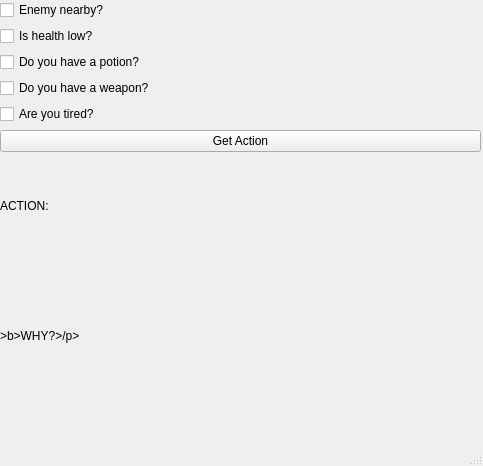
<?xml version="1.0" encoding="UTF-8"?>
<ui version="4.0">
 <class>MainWindow</class>
 <widget class="QMainWindow" name="MainWindow">
  <property name="geometry">
   <rect>
    <x>0</x>
    <y>0</y>
    <width>483</width>
    <height>466</height>
   </rect>
  </property>
  <property name = "minimumSize">
    <size>
        <width>483</width>
        <height>466</height>
    </size>
  </property>
  <property name = "maximumSize">
    <size>
        <width>483</width>
        <height>466</height>
    </size>
  </property>
  <property name="windowTitle">
   <string>MainWindow</string>
  </property>
  <widget class="QWidget" name="centralwidget">
   <widget class="QWidget" name="gridLayoutWidget">
    <property name="geometry">
     <rect>
      <x>0</x>
      <y>0</y>
      <width>481</width>
      <height>411</height>
     </rect>
    </property>
    <layout class="QGridLayout" name="gridLayout">
     <item row="1" column="0">
      <widget class="QCheckBox" name="checkHealth">
       <property name="text">
        <string>Is health low?</string>
       </property>
      </widget>
     </item>
     <item row="4" column="0">
      <widget class="QCheckBox" name="checkTired">
       <property name="text">
        <string>Are you tired?</string>
       </property>
      </widget>
     </item>
     <item row="3" column="0">
      <widget class="QCheckBox" name="checkWeapon">
       <property name="text">
        <string>Do you have a weapon?</string>
       </property>
      </widget>
     </item>
     <item row="5" column="0">
      <widget class="QPushButton" name="btnDecide">
       <property name="text">
        <string>Get Action</string>
       </property>
      </widget>
     </item>
     <item row="2" column="0">
      <widget class="QCheckBox" name="checkPotion">
       <property name="text">
        <string>Do you have a potion?</string>
       </property>
      </widget>
     </item>
     <item row="0" column="0">
      <widget class="QCheckBox" name="checkEnemy">
       <property name="text">
        <string>Enemy nearby?</string>
       </property>
      </widget>
     </item>
     <item row="6" column="0">
      <layout class="QVBoxLayout" name="verticalLayout">
       <item>
        <widget class="QLabel" name="lblResult">
         <property name="text">
          <string>&lt;html&gt;&lt;head/&gt;&lt;body&gt;&lt;p&gt;ACTION:&lt;/p&gt;&lt;/body&gt;&lt;/html&gt;</string>
         </property>
        </widget>
       </item>
       <item>
        <widget class="QLabel" name="lblReason">
         <property name="minimumSize">
          <size>
           <width>0</width>
           <height>150</height>
          </size>
         </property>
         <property name="text">
          <string>&lt;html&gt;&lt;head/&gt;&lt;body&gt;&lt;p&gt;&gt;b&gt;WHY?&lt;/b&gt;&gt;/p&gt;&lt;/body&gt;&lt;/html&gt;</string>
         </property>
        </widget>
       </item>
      </layout>
     </item>
    </layout>
   </widget>
  </widget>
  <widget class="QMenuBar" name="menubar">
   <property name="geometry">
    <rect>
     <x>0</x>
     <y>0</y>
     <width>483</width>
     <height>33</height>
    </rect>
   </property>
  </widget>
  <widget class="QStatusBar" name="statusbar"/>
 </widget>
 <resources/>
 <connections/>
</ui>
